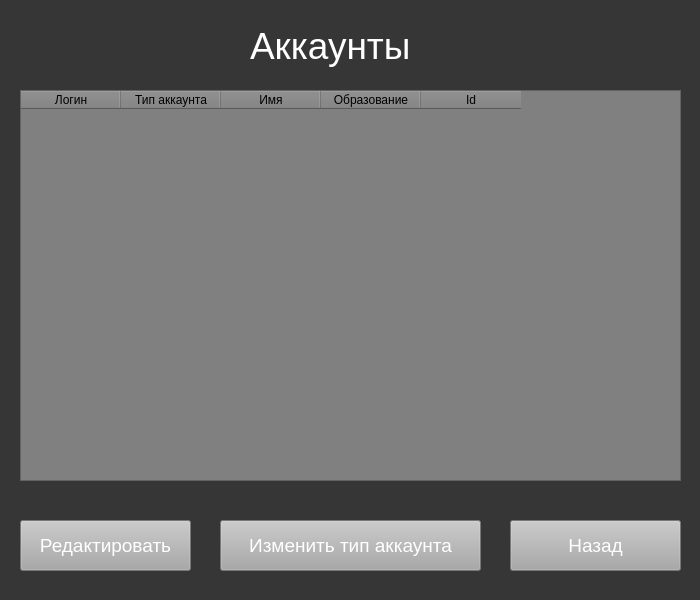
<?xml version="1.0" encoding="UTF-8"?>
<ui version="4.0">
 <class>Form</class>
 <widget class="QWidget" name="Form">
  <property name="geometry">
   <rect>
    <x>0</x>
    <y>0</y>
    <width>700</width>
    <height>600</height>
   </rect>
  </property>
  <property name="windowTitle">
   <string>Form</string>
  </property>
  <property name="styleSheet">
   <string notr="true">background-color: rgb(54,54,54)</string>
  </property>
  <widget class="QTableWidget" name="acc_table">
   <property name="geometry">
    <rect>
     <x>20</x>
     <y>90</y>
     <width>661</width>
     <height>391</height>
    </rect>
   </property>
   <property name="styleSheet">
    <string notr="true">background-color: grey</string>
   </property>
   <property name="sortingEnabled">
    <bool>true</bool>
   </property>
   <column>
    <property name="text">
     <string>Логин</string>
    </property>
   </column>
   <column>
    <property name="text">
     <string>Тип аккаунта</string>
    </property>
   </column>
   <column>
    <property name="text">
     <string>Имя</string>
    </property>
   </column>
   <column>
    <property name="text">
     <string>Образование</string>
    </property>
   </column>
   <column>
    <property name="text">
     <string>Id</string>
    </property>
   </column>
  </widget>
  <widget class="QLabel" name="label">
   <property name="geometry">
    <rect>
     <x>250</x>
     <y>10</y>
     <width>211</width>
     <height>71</height>
    </rect>
   </property>
   <property name="styleSheet">
    <string notr="true">color:rgb(255,255,255);
font-size:28pt</string>
   </property>
   <property name="text">
    <string>Аккаунты</string>
   </property>
  </widget>
  <widget class="QPushButton" name="edit_button">
   <property name="geometry">
    <rect>
     <x>20</x>
     <y>520</y>
     <width>171</width>
     <height>51</height>
    </rect>
   </property>
   <property name="styleSheet">
    <string notr="true">background-color:rgb(167,168,167);
font-size:14pt;
color:rgb(255,255,255)</string>
   </property>
   <property name="text">
    <string>Редактировать</string>
   </property>
  </widget>
  <widget class="QPushButton" name="exit">
   <property name="geometry">
    <rect>
     <x>510</x>
     <y>520</y>
     <width>171</width>
     <height>51</height>
    </rect>
   </property>
   <property name="styleSheet">
    <string notr="true">background-color:rgb(167,168,167);
font-size:14pt;
color:rgb(255,255,255)</string>
   </property>
   <property name="text">
    <string>Назад</string>
   </property>
  </widget>
  <widget class="QPushButton" name="change_button">
   <property name="geometry">
    <rect>
     <x>220</x>
     <y>520</y>
     <width>261</width>
     <height>51</height>
    </rect>
   </property>
   <property name="styleSheet">
    <string notr="true">background-color:rgb(167,168,167);
font-size:14pt;
color:rgb(255,255,255)</string>
   </property>
   <property name="text">
    <string>Изменить тип аккаунта</string>
   </property>
  </widget>
 </widget>
 <resources/>
 <connections/>
</ui>
